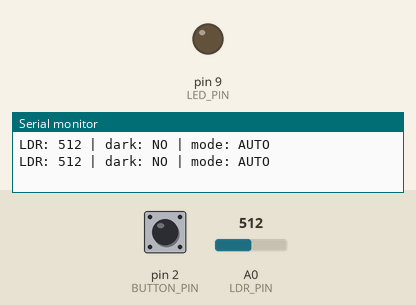
This sketch was run on a simulated Arduino Uno, built with avr-gcc and run on an emulated ATmega328P. Shown: output pins drawn as LEDs (lit = HIGH), the last lines printed to the serial monitor. Inputs (shaded band) come from the test bench; at power-on: A0 (LDR_PIN) = 512, pin 2 (BUTTON_PIN) HIGH.

Above: at 1.2 s.
1.3 s: A0 (LDR_PIN) set to 459
2.8 s: A0 (LDR_PIN) set to 435
At 3.26 s:
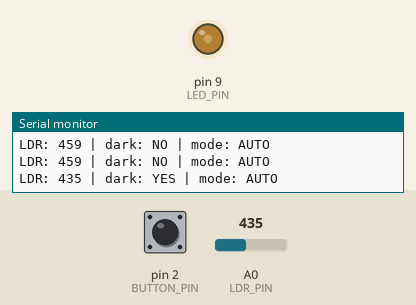
At 3.87 s:
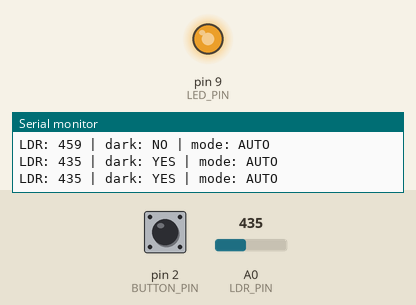
Timing chart, 0 to 12.8 s (numbered marks = the images above; inputs shaded):
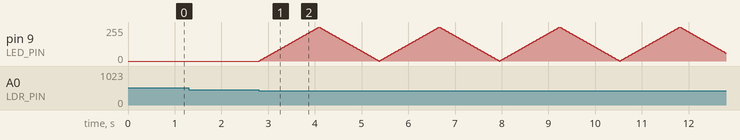

The sketch:

auto_night_light.ino
```cpp
/*
  Arduino Auto Night Light (Smooth Fade + LDR)
  - LED breathes when it is dark
  - LED is off when it is bright
  - Optional button toggles FORCE ON / AUTO

  Wiring:
    LED PWM: D9 -> 220Ω -> LED -> GND
    LDR divider: 5V -> LDR -> (A0 node) -> 10k -> GND
    Button (optional): D2 -> button -> GND (uses INPUT_PULLUP)
*/

const int LED_PIN = 9;        // Must be PWM-capable on most boards
const int LDR_PIN = A0;
const int BUTTON_PIN = 2;     // Optional

// Light threshold (0..1023). Lower typically means darker or brighter depending on divider placement.
// With wiring in README, lower reading usually means darker? It can vary by LDR.
// Use Serial output to confirm and adjust.
const int DARK_THRESHOLD = 450;

// Breathing fade configuration
const int FADE_MIN = 0;
const int FADE_MAX = 255;
const int FADE_STEP = 3;
const int FADE_DELAY_MS = 15;

// Button debounce
const unsigned long DEBOUNCE_MS = 40;

enum Mode {
  MODE_AUTO = 0,
  MODE_FORCE_ON = 1
};

Mode mode = MODE_AUTO;

int brightness = 0;
int direction = 1; // 1 = up, -1 = down

// Button state
bool lastButtonReading = HIGH;
bool stableButtonState = HIGH;
unsigned long lastDebounceTime = 0;

void setup() {
  pinMode(LED_PIN, OUTPUT);
  pinMode(LDR_PIN, INPUT);

  pinMode(BUTTON_PIN, INPUT_PULLUP); // optional button

  Serial.begin(9600);
  Serial.println("Auto Night Light started. Readings will print every ~500ms.");
}

bool isDark(int ldrValue) {
  // Depending on your LDR + resistor arrangement, you may need to invert this logic.
  // If covering the LDR makes the value go DOWN, then "dark" is ldrValue < DARK_THRESHOLD.
  // If covering the LDR makes the value go UP, then "dark" is ldrValue > DARK_THRESHOLD.
  //
  // With the wiring in README (5V -> LDR -> node -> 10k -> GND), many setups produce:
  // bright -> higher value, dark -> lower value
  return (ldrValue < DARK_THRESHOLD);
}

void updateButton() {
  bool reading = digitalRead(BUTTON_PIN);

  if (reading != lastButtonReading) {
    lastDebounceTime = millis();
  }

  if ((millis() - lastDebounceTime) > DEBOUNCE_MS) {
    if (reading != stableButtonState) {
      stableButtonState = reading;

      // Button pressed = LOW (because of INPUT_PULLUP)
      if (stableButtonState == LOW) {
        mode = (mode == MODE_AUTO) ? MODE_FORCE_ON : MODE_AUTO;
        Serial.print("Mode changed to: ");
        Serial.println(mode == MODE_AUTO ? "AUTO" : "FORCE ON");
      }
    }
  }

  lastButtonReading = reading;
}

void breatheStep() {
  brightness += direction * FADE_STEP;

  if (brightness >= FADE_MAX) {
    brightness = FADE_MAX;
    direction = -1;
  } else if (brightness <= FADE_MIN) {
    brightness = FADE_MIN;
    direction = 1;
  }

  analogWrite(LED_PIN, brightness);
  delay(FADE_DELAY_MS);
}

void loop() {
  updateButton();

  int ldrValue = analogRead(LDR_PIN);

  // Light logic
  bool darkNow = isDark(ldrValue);

  static unsigned long lastPrint = 0;
  if (millis() - lastPrint > 500) {
    lastPrint = millis();
    Serial.print("LDR: ");
    Serial.print(ldrValue);
    Serial.print(" | dark: ");
    Serial.print(darkNow ? "YES" : "NO");
    Serial.print(" | mode: ");
    Serial.println(mode == MODE_AUTO ? "AUTO" : "FORCE ON");
  }

  if (mode == MODE_FORCE_ON) {
    // Force on but still breathe (looks nicer than constant)
    breatheStep();
    return;
  }

  // AUTO mode
  if (darkNow) {
    breatheStep();
  } else {
    // Bright: ensure LED off and avoid flicker
    analogWrite(LED_PIN, 0);
    delay(50);
  }
}
```

Measured:
- the behaviour switches between 450 and 449 on A0 (LDR_PIN) (found by bisection; images 0 and 1)
